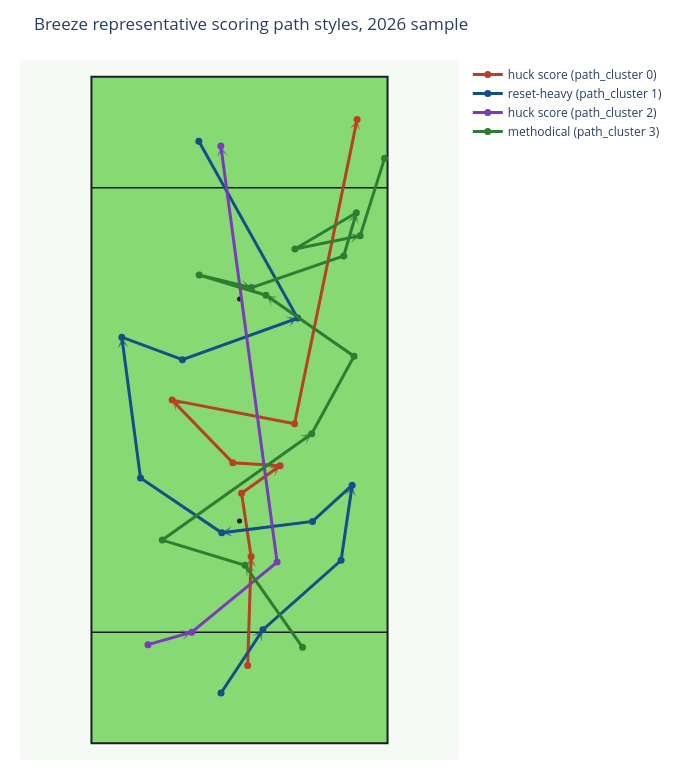

The code cell stored with this chart in its notebook:
### Code cell
# Try to show each representative path from a different game when possible.
representative_paths = select_representative_paths(
    clustered_possessions,
    analysis_paths,
    group_column="path_cluster",
    unique_games=UNIQUE_REPRESENTATIVE_GAMES,
)

rep_fig = plot_representative_paths(
    representative_paths,
    title=f"{TEAM_ID.title()} representative scoring path styles, {SEASON} sample",
)
rep_fig.show()

### Figure 1 — Plotly figure (JSON) as saved in the notebook; plotly's stock layout.template omitted (floating-point values rounded to 4 significant figures)
{"data": [{"hoverinfo": "skip", "marker": {"color": "#1B1E26", "size": 5}, "mode": "markers", "showlegend": false, "type": "scatter", "x": [0], "y": [40]}, {"hoverinfo": "skip", "marker": {"color": "#1B1E26", "size": 5}, "mode": "markers", "showlegend": false, "type": "scatter", "x": [0], "y": [80]}, {"hovertemplate": "huck score (path_cluster 0)<br>%{text}<extra></extra>", "line": {"color": "#b74126", "width": 3}, "marker": {"color": "#b74126", "size": 7}, "mode": "lines+markers", "name": "huck score (path_cluster 0)", "text": ["Start", "Throw 1<br>aEC: 0.126<br>CP: 96.6%<br>Distance: 19.6", "Throw 2<br>aEC: 0.097<br>CP: 98.2%<br>Distance: 11.5", "Throw 3<br>aEC: 0.046<br>CP: 98.7%<br>Distance: 8.5", "Throw 4<br>aEC: -0.102<br>CP: 98.5%<br>Distance: 12.7", "Throw 5<br>aEC: 0.118<br>CP: 96.9%<br>Distance: 15.7", "Throw 6<br>aEC: -0.048<br>CP: 95.8%<br>Distance: 22.4", "Throw 7<br>aEC: 0.819<br>CP: 69.9%<br>Distance: 55.9"], "type": "scatter", "x": [1.47, 2.09, 0.37, 7.31, -1.21, -12.12, 9.91, 21.17], "y": [14.0, 33.63, 45.03, 49.97, 50.52, 61.78, 57.52, 112.3]}, {"hovertemplate": "reset-heavy (path_cluster 1)<br>%{text}<extra></extra>", "line": {"color": "#164e87", "width": 3}, "marker": {"color": "#164e87", "size": 7}, "mode": "lines+markers", "name": "reset-heavy (path_cluster 1)", "text": ["Start", "Throw 1<br>aEC: 0.054<br>CP: 98.4%<br>Distance: 13.7", "Throw 2<br>aEC: 0.029<br>CP: 97.7%<br>Distance: 18.8", "Throw 3<br>aEC: 0.086<br>CP: 97.9%<br>Distance: 13.7", "Throw 4<br>aEC: -0.003<br>CP: 98.7%<br>Distance: 9.7", "Throw 5<br>aEC: -0.002<br>CP: 97.9%<br>Distance: 16.5", "Throw 6<br>aEC: 0.046<br>CP: 97.6%<br>Distance: 17.7", "Throw 7<br>aEC: 0.155<br>CP: 96.5%<br>Distance: 15.7", "Throw 8<br>aEC: 0.008<br>CP: 97.3%<br>Distance: 11.6", "Throw 9<br>aEC: 0.099<br>CP: 94.1%<br>Distance: 22.0", "Throw 10<br>aEC: 0.647<br>CP: 79.6%<br>Distance: 36.5"], "type": "scatter", "x": [-3.33, 4.22, 18.29, 20.28, 13.14, -3.2, -17.82, -21.18, -10.27, 10.46, -7.32], "y": [9.06, 20.45, 32.95, 46.47, 39.95, 37.89, 47.78, 73.11, 69.06, 76.54, 108.4]}, {"hovertemplate": "huck score (path_cluster 2)<br>%{text}<extra></extra>", "line": {"color": "#7a3db8", "width": 3}, "marker": {"color": "#7a3db8", "size": 7}, "mode": "lines+markers", "name": "huck score (path_cluster 2)", "text": ["Start", "Throw 1<br>aEC: 0.045<br>CP: 98.9%<br>Distance: 8.2", "Throw 2<br>aEC: 0.093<br>CP: 96.7%<br>Distance: 19.9", "Throw 3<br>aEC: 0.867<br>CP: 54.5%<br>Distance: 75.6"], "type": "scatter", "x": [-16.47, -8.6, 6.77, -3.36], "y": [17.76, 20.0, 32.62, 107.5]}, {"hovertemplate": "methodical (path_cluster 3)<br>%{text}<extra></extra>", "line": {"color": "#2f7d32", "width": 3}, "marker": {"color": "#2f7d32", "size": 7}, "mode": "lines+markers", "name": "methodical (path_cluster 3)", "text": ["Start", "Throw 1<br>aEC: 0.109<br>CP: 97.0%<br>Distance: 18.0", "Throw 2<br>aEC: 0.019<br>CP: 98.0%<br>Distance: 15.6", "Throw 3<br>aEC: 0.187<br>CP: 88.6%<br>Distance: 33.0", "Throw 4<br>aEC: 0.114<br>CP: 97.0%<br>Distance: 15.9", "Throw 5<br>aEC: 0.201<br>CP: 94.0%<br>Distance: 19.3", "Throw 6<br>aEC: 0.044<br>CP: 97.1%<br>Distance: 12.6", "Throw 7<br>aEC: -0.027<br>CP: 97.9%<br>Distance: 9.7", "Throw 8<br>aEC: 0.039<br>CP: 96.7%<br>Distance: 17.6", "Throw 9<br>aEC: 0.089<br>CP: 97.7%<br>Distance: 8.1", "Throw 10<br>aEC: -0.042<br>CP: 95.9%<br>Distance: 12.8", "Throw 11<br>aEC: -0.022<br>CP: 97.4%<br>Distance: 12.0", "Throw 12<br>aEC: 0.473<br>CP: 82.5%<br>Distance: 14.6"], "type": "scatter", "x": [11.35, 0.99, -13.9, 13.0, 20.62, 4.77, -7.25, 2.16, 18.77, 21.03, 9.98, 21.72, 26.11], "y": [17.29, 32.05, 36.59, 55.74, 69.67, 80.66, 84.3, 82.03, 87.73, 95.49, 88.97, 91.37, 105.3]}], "layout": {"annotations": [{"arrowcolor": "#b74126", "arrowhead": 3, "arrowsize": 1, "arrowwidth": 1.8, "ax": 1.47, "axref": "x", "ay": 14, "ayref": "y", "opacity": 0.65, "showarrow": true, "x": 2.09, "xref": "x", "y": 33.63, "yref": "y"}, {"arrowcolor": "#b74126", "arrowhead": 3, "arrowsize": 1, "arrowwidth": 1.8, "ax": 0.37, "axref": "x", "ay": 45.03, "ayref": "y", "opacity": 0.65, "showarrow": true, "x": 7.31, "xref": "x", "y": 49.97, "yref": "y"}, {"arrowcolor": "#b74126", "arrowhead": 3, "arrowsize": 1, "arrowwidth": 1.8, "ax": -1.21, "axref": "x", "ay": 50.52, "ayref": "y", "opacity": 0.65, "showarrow": true, "x": -12.12, "xref": "x", "y": 61.78, "yref": "y"}, {"arrowcolor": "#b74126", "arrowhead": 3, "arrowsize": 1, "arrowwidth": 1.8, "ax": 9.91, "axref": "x", "ay": 57.52, "ayref": "y", "opacity": 0.65, "showarrow": true, "x": 21.17, "xref": "x", "y": 112.3, "yref": "y"}, {"arrowcolor": "#164e87", "arrowhead": 3, "arrowsize": 1, "arrowwidth": 1.8, "ax": -3.33, "axref": "x", "ay": 9.06, "ayref": "y", "opacity": 0.65, "showarrow": true, "x": 4.22, "xref": "x", "y": 20.45, "yref": "y"}, {"arrowcolor": "#164e87", "arrowhead": 3, "arrowsize": 1, "arrowwidth": 1.8, "ax": 18.29, "axref": "x", "ay": 32.95, "ayref": "y", "opacity": 0.65, "showarrow": true, "x": 20.28, "xref": "x", "y": 46.47, "yref": "y"}, {"arrowcolor": "#164e87", "arrowhead": 3, "arrowsize": 1, "arrowwidth": 1.8, "ax": 13.14, "axref": "x", "ay": 39.95, "ayref": "y", "opacity": 0.65, "showarrow": true, "x": -3.2, "xref": "x", "y": 37.89, "yref": "y"}, {"arrowcolor": "#164e87", "arrowhead": 3, "arrowsize": 1, "arrowwidth": 1.8, "ax": -17.82, "axref": "x", "ay": 47.78, "ayref": "y", "opacity": 0.65, "showarrow": true, "x": -21.18, "xref": "x", "y": 73.11, "yref": "y"}, {"arrowcolor": "#164e87", "arrowhead": 3, "arrowsize": 1, "arrowwidth": 1.8, "ax": -10.27, "axref": "x", "ay": 69.06, "ayref": "y", "opacity": 0.65, "showarrow": true, "x": 10.46, "xref": "x", "y": 76.54, "yref": "y"}, {"arrowcolor": "#7a3db8", "arrowhead": 3, "arrowsize": 1, "arrowwidth": 1.8, "ax": -16.47, "axref": "x", "ay": 17.76, "ayref": "y", "opacity": 0.65, "showarrow": true, "x": -8.6, "xref": "x", "y": 20, "yref": "y"}, {"arrowcolor": "#7a3db8", "arrowhead": 3, "arrowsize": 1, "arrowwidth": 1.8, "ax": 6.77, "axref": "x", "ay": 32.62, "ayref": "y", "opacity": 0.65, "showarrow": true, "x": -3.36, "xref": "x", "y": 107.5, "yref": "y"}, {"arrowcolor": "#2f7d32", "arrowhead": 3, "arrowsize": 1, "arrowwidth": 1.8, "ax": 11.35, "axref": "x", "ay": 17.29, "ayref": "y", "opacity": 0.65, "showarrow": true, "x": 0.99, "xref": "x", "y": 32.05, "yref": "y"}, {"arrowcolor": "#2f7d32", "arrowhead": 3, "arrowsize": 1, "arrowwidth": 1.8, "ax": -13.9, "axref": "x", "ay": 36.59, "ayref": "y", "opacity": 0.65, "showarrow": true, "x": 13, "xref": "x", "y": 55.74, "yref": "y"}, {"arrowcolor": "#2f7d32", "arrowhead": 3, "arrowsize": 1, "arrowwidth": 1.8, "ax": 20.62, "axref": "x", "ay": 69.67, "ayref": "y", "opacity": 0.65, "showarrow": true, "x": 4.77, "xref": "x", "y": 80.66, "yref": "y"}, {"arrowcolor": "#2f7d32", "arrowhead": 3, "arrowsize": 1, "arrowwidth": 1.8, "ax": -7.25, "axref": "x", "ay": 84.3, "ayref": "y", "opacity": 0.65, "showarrow": true, "x": 2.16, "xref": "x", "y": 82.03, "yref": "y"}, {"arrowcolor": "#2f7d32", "arrowhead": 3, "arrowsize": 1, "arrowwidth": 1.8, "ax": 18.77, "axref": "x", "ay": 87.73, "ayref": "y", "opacity": 0.65, "showarrow": true, "x": 21.03, "xref": "x", "y": 95.49, "yref": "y"}, {"arrowcolor": "#2f7d32", "arrowhead": 3, "arrowsize": 1, "arrowwidth": 1.8, "ax": 9.98, "axref": "x", "ay": 88.97, "ayref": "y", "opacity": 0.65, "showarrow": true, "x": 21.72, "xref": "x", "y": 91.37, "yref": "y"}], "height": 780, "margin": {"b": 20, "l": 20, "r": 20, "t": 60}, "paper_bgcolor": "white", "plot_bgcolor": "#f6faf5", "shapes": [{"fillcolor": "#86d973", "layer": "below", "line": {"color": "#1B1E26", "width": 2}, "type": "rect", "x0": -26.65, "x1": 26.65, "y0": 0, "y1": 120}, {"layer": "below", "line": {"color": "#1B1E26", "width": 1.5}, "type": "line", "x0": -26.65, "x1": 26.65, "y0": 20, "y1": 20}, {"layer": "below", "line": {"color": "#1B1E26", "width": 1.5}, "type": "line", "x0": -26.65, "x1": 26.65, "y0": 100, "y1": 100}], "title": {"text": "Breeze representative scoring path styles, 2026 sample"}, "width": 680, "xaxis": {"range": [-31.65, 31.65], "scaleanchor": "y", "scaleratio": 1, "showgrid": false, "visible": false, "zeroline": false}, "yaxis": {"range": [-3, 123], "showgrid": false, "visible": false, "zeroline": false}}}
